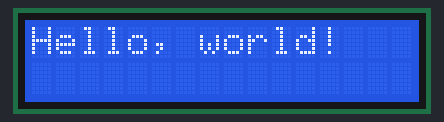
The sketch below on a simulated Arduino Uno, built with avr-gcc and run on an emulated ATmega328P. Shown: 16×2 character LCD.

Above: at 0.1 s.
At 2.1 s:
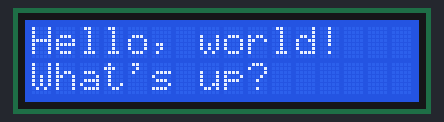
At 4.1 s:
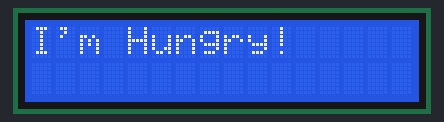

The sketch:

Basic_LCD.ino
```cpp
/*
*  The folowing is code for a 16 pin LCD screen.
*  view this code at: https://wokwi.com/projects/376338650472112129
*/

// setup LCD
#include <LiquidCrystal.h>               // tell Arduino to use the LCD library
LiquidCrystal lcd(13, 12, 11, 10, 9, 8); // setup LCD variable and LCD pins

void setup() {
  lcd.begin(16,2); // tell Arduino how large your LCD is
  lcd.clear();     // clear the LCD (in void setup so it only runs once)
}

void loop() {
  lcd.clear();
  lcd.setCursor(0,0);         // set the LCD cursor in the top left
  lcd.print("Hello, world!"); // print to the LCD
  delay(2000);

  lcd.setCursor(0,2);
  lcd.print("What's up?");
  delay(2000);

  lcd.clear();
  lcd.setCursor(0,0);
  lcd.print("I'm Hungry!");
  delay(2000);
}
```

Measured:
- by itself, everything shown: repeats every 6.0 s, in 3 steps
- what the display in image 1 shows lasts 2.0 s, from 2.1 s to 4.1 s
